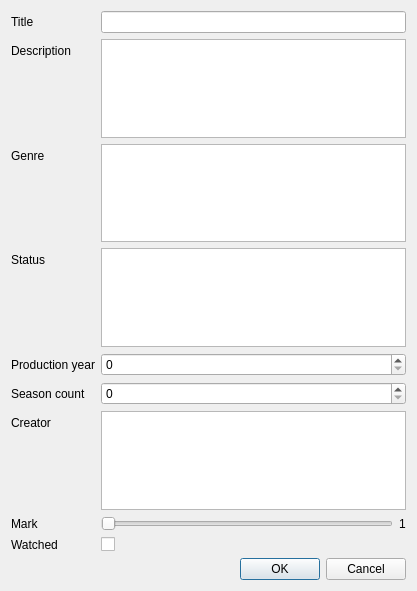
<?xml version="1.0" encoding="UTF-8"?>
<ui version="4.0">
 <class>ModifySerieDialog</class>
 <widget class="QDialog" name="ModifySerieDialog">
  <property name="geometry">
   <rect>
    <x>0</x>
    <y>0</y>
    <width>417</width>
    <height>591</height>
   </rect>
  </property>
  <property name="windowTitle">
   <string>Dialog</string>
  </property>
  <layout class="QVBoxLayout" name="verticalLayout">
   <item>
    <layout class="QFormLayout" name="formLayout">
     <item row="0" column="0">
      <widget class="QLabel" name="titleLabel">
       <property name="text">
        <string>Title</string>
       </property>
      </widget>
     </item>
     <item row="0" column="1">
      <widget class="QLineEdit" name="titleEdit"/>
     </item>
     <item row="1" column="0">
      <widget class="QLabel" name="descriptionLabel">
       <property name="text">
        <string>Description</string>
       </property>
      </widget>
     </item>
     <item row="1" column="1">
      <widget class="QTextEdit" name="descriptionTextEdit"/>
     </item>
     <item row="2" column="0">
      <widget class="QLabel" name="genreLabel">
       <property name="text">
        <string>Genre</string>
       </property>
      </widget>
     </item>
     <item row="2" column="1">
      <widget class="QListWidget" name="genreList"/>
     </item>
     <item row="3" column="0">
      <widget class="QLabel" name="statusLabel">
       <property name="text">
        <string>Status</string>
       </property>
      </widget>
     </item>
     <item row="3" column="1">
      <widget class="QListWidget" name="statusList"/>
     </item>
     <item row="4" column="0">
      <widget class="QLabel" name="productionuYearLabel">
       <property name="text">
        <string>Production year</string>
       </property>
      </widget>
     </item>
     <item row="4" column="1">
      <widget class="QSpinBox" name="productionYearSpinBox"/>
     </item>
     <item row="5" column="0">
      <widget class="QLabel" name="seasonCountLabel">
       <property name="text">
        <string>Season count</string>
       </property>
      </widget>
     </item>
     <item row="5" column="1">
      <widget class="QSpinBox" name="seasonCountSpinBox"/>
     </item>
     <item row="6" column="0">
      <widget class="QLabel" name="creatorLabel">
       <property name="text">
        <string>Creator</string>
       </property>
      </widget>
     </item>
     <item row="6" column="1">
      <widget class="QListWidget" name="creatorList"/>
     </item>
     <item row="7" column="0">
      <widget class="QLabel" name="markLabel">
       <property name="text">
        <string>Mark</string>
       </property>
      </widget>
     </item>
     <item row="9" column="0">
      <widget class="QLabel" name="watchedLabel">
       <property name="text">
        <string>Watched</string>
       </property>
      </widget>
     </item>
     <item row="9" column="1">
      <widget class="QCheckBox" name="watchedCheckBox">
       <property name="text">
        <string/>
       </property>
      </widget>
     </item>
     <item row="7" column="1">
      <layout class="QHBoxLayout" name="sliderLayout">
       <item>
        <widget class="QSlider" name="markSlider">
         <property name="orientation">
          <enum>Qt::Orientation::Horizontal</enum>
         </property>
        </widget>
       </item>
       <item>
        <widget class="QLabel" name="markValueLabel">
         <property name="text">
          <string>1</string>
         </property>
        </widget>
       </item>
      </layout>
     </item>
    </layout>
   </item>
   <item>
    <widget class="QDialogButtonBox" name="buttonBox">
     <property name="orientation">
      <enum>Qt::Orientation::Horizontal</enum>
     </property>
     <property name="standardButtons">
      <set>QDialogButtonBox::StandardButton::Cancel|QDialogButtonBox::StandardButton::Ok</set>
     </property>
    </widget>
   </item>
  </layout>
 </widget>
 <resources/>
 <connections>
  <connection>
   <sender>buttonBox</sender>
   <signal>accepted()</signal>
   <receiver>ModifySerieDialog</receiver>
   <slot>accept()</slot>
   <hints>
    <hint type="sourcelabel">
     <x>248</x>
     <y>254</y>
    </hint>
    <hint type="destinationlabel">
     <x>157</x>
     <y>274</y>
    </hint>
   </hints>
  </connection>
  <connection>
   <sender>buttonBox</sender>
   <signal>rejected()</signal>
   <receiver>ModifySerieDialog</receiver>
   <slot>reject()</slot>
   <hints>
    <hint type="sourcelabel">
     <x>316</x>
     <y>260</y>
    </hint>
    <hint type="destinationlabel">
     <x>286</x>
     <y>274</y>
    </hint>
   </hints>
  </connection>
 </connections>
</ui>
